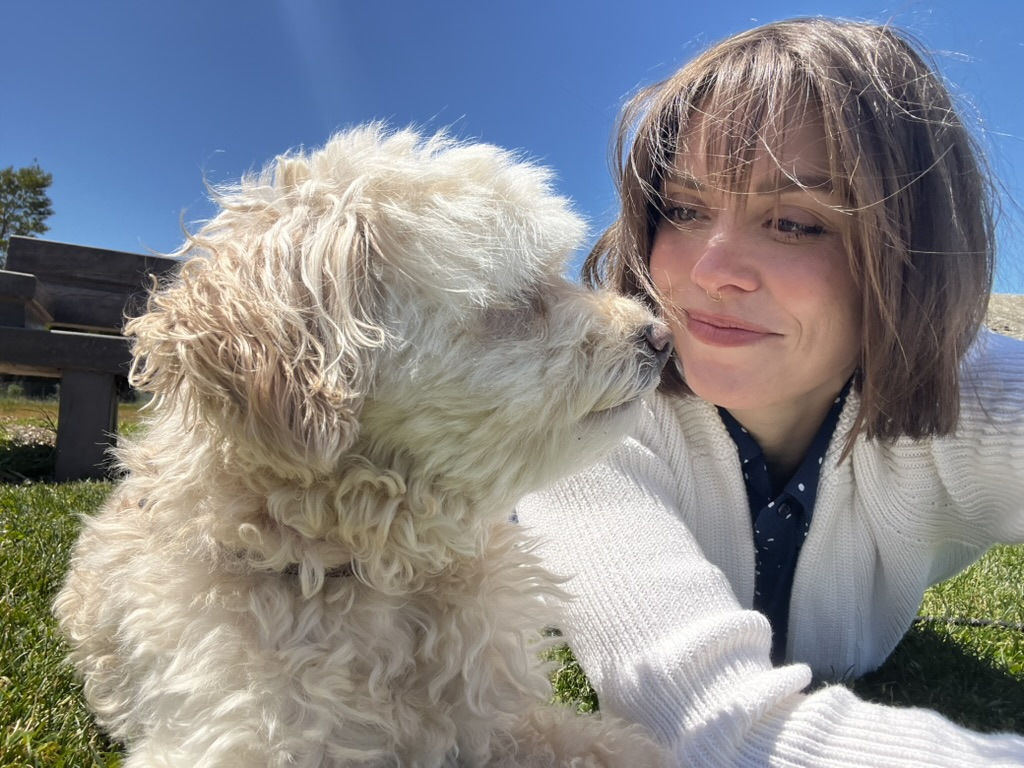
#> input picture src/assets/bree-curly-kiss.jpeg, 1024 x 768 px
$ python make_og_image.py
#> lines starting #> are read from the running program, lines starting #| are printed output that depends on the picture; after the words box and inside, x2 and y2 are one past the last pixel; in counts of white or black regions, pixels touching at a corner belong together
#!/usr/bin/env python3
"""
Open Graph / social preview card -> public/preview.jpg (1200x630).

Matches the site's hero: dark background (#1E1A15), cream + orange brand
type, the 🫳🏼🐕 mark, and the Bree-and-curly-dog photo on the right.
Referenced by index.html's og:image tag.

    python3 scripts/make_og_image.py
"""

from PIL import Image, ImageDraw, ImageFont
import os

# ── Canvas (the standard OG size) ─────────────────────────────────────────────
W, H = 1200, 630

# ── Brand colors (from src/index.css) ─────────────────────────────────────────
HERO_BG  = (30, 26, 21)     # #1E1A15
CREAM    = (244, 239, 230)  # #F4EFE6
ORANGE   = (196, 137, 42)   # #C4892A
GREEN    = (74, 124, 94)    # #4A7C5E
MUTED    = (201, 190, 169)  # warm muted cream for sublines

# ── Paths ─────────────────────────────────────────────────────────────────────
ROOT   = os.path.dirname(os.path.dirname(os.path.abspath(__file__)))
PHOTO  = os.path.join(ROOT, 'src/assets/bree-curly-kiss.jpeg')
OUT    = os.path.join(ROOT, 'public/preview.jpg')

# ── Fonts (Space Mono/IBM Plex aren't installed; SF Mono is the site's own
#    fallback, so the flyers already use it — stay consistent) ────────────────
FONT_DIRS = ['/System/Library/Fonts', '/System/Library/Fonts/Supplemental',
             os.path.expanduser('~/Library/Fonts'), '/Library/Fonts']
CANDIDATES = {
    True:  ['SpaceMono-Bold.ttf', 'IBMPlexMono-Bold.ttf', 'SFNSMono.ttf', 'Menlo.ttc'],
    False: ['SpaceMono-Regular.ttf', 'IBMPlexMono-Regular.ttf', 'SFNSMono.ttf', 'Menlo.ttc'],
}
EMOJI_FONT = '/System/Library/Fonts/Apple Color Emoji.ttc'
_EMOJI_VALID = [20, 32, 40, 48, 64, 96, 160]


def font(size, bold=False):
    for name in CANDIDATES[bold]:
        for d in FONT_DIRS:
            p = os.path.join(d, name)
            if os.path.exists(p):
                try:
                    return ImageFont.truetype(p, size)
                except Exception:
                    pass
    return ImageFont.load_default()


def efont(size):
    return ImageFont.truetype(EMOJI_FONT, min(_EMOJI_VALID, key=lambda s: abs(s - size)))


def rounded_crop(im, box_w, box_h, radius):
    """Center-crop `im` to fill box_w x box_h, then round the corners."""
    src_ratio, dst_ratio = im.width / im.height, box_w / box_h
    if src_ratio > dst_ratio:            # source is wider -> crop sides
        new_w = int(im.height * dst_ratio)
        im = im.crop(((im.width - new_w) // 2, 0, (im.width + new_w) // 2, im.height))
    else:                                 # source is taller -> crop top/bottom
        new_h = int(im.width / dst_ratio)
        im = im.crop((0, (im.height - new_h) // 2, im.width, (im.height + new_h) // 2))
    im = im.resize((box_w, box_h), Image.LANCZOS).convert('RGBA')
    mask = Image.new('L', (box_w, box_h), 0)
    ImageDraw.Draw(mask).rounded_rectangle([0, 0, box_w - 1, box_h - 1], radius, fill=255)
    im.putalpha(mask)
    return im


def draw_emoji(img, xy, text, size):
    """Paste a color-emoji string at target glyph height `size`.

    Rendered in one shot at a native bitmap size so multi-codepoint
    sequences (e.g. hand + skin-tone modifier) stay joined instead of
    splitting into a stray color-swatch tile. Returns the right edge x.
    """
    native = 96  # a size Apple Color Emoji actually ships bitmaps for
    ef = efont(native)
    canvas = Image.new('RGBA', (native * len(text) + native, native * 2), (0, 0, 0, 0))
    ImageDraw.Draw(canvas).text((0, 0), text, font=ef, embedded_color=True)
    canvas = canvas.crop(canvas.getbbox())
    scale = size / canvas.height
    canvas = canvas.resize((int(canvas.width * scale), size), Image.LANCZOS)
    img.paste(canvas, (int(xy[0]), int(xy[1])), canvas)
    return xy[0] + canvas.width


def main():
    img = Image.new('RGB', (W, H), HERO_BG)
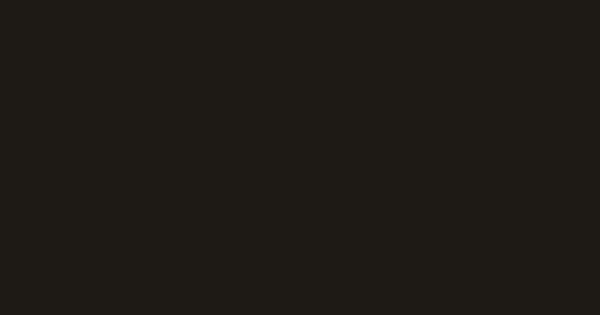
#> img: PIL image 1200x630 RGB (shown at 1/2 size); mean R, G, B 30, 26, 21
    d = ImageDraw.Draw(img)

    # ── Photo panel, right side, rounded + thin orange keyline ───────────────
    pad = 40
    pw, ph = 400, H - 2 * pad
    px0 = W - pad - pw
    photo = rounded_crop(Image.open(PHOTO), pw, ph, 24)
#> in rounded_crop, `src_ratio, dst_ratio = im.width / im.height, box_w / box_h`: src_ratio = 1.33; dst_ratio = 0.727
#> in rounded_crop, `new_w = int(im.height * dst_ratio)`: new_w = 558
#> in rounded_crop, `im = im.crop(((im.width - new_w) // 2, 0, (im.width + new_w) // 2, im...`:
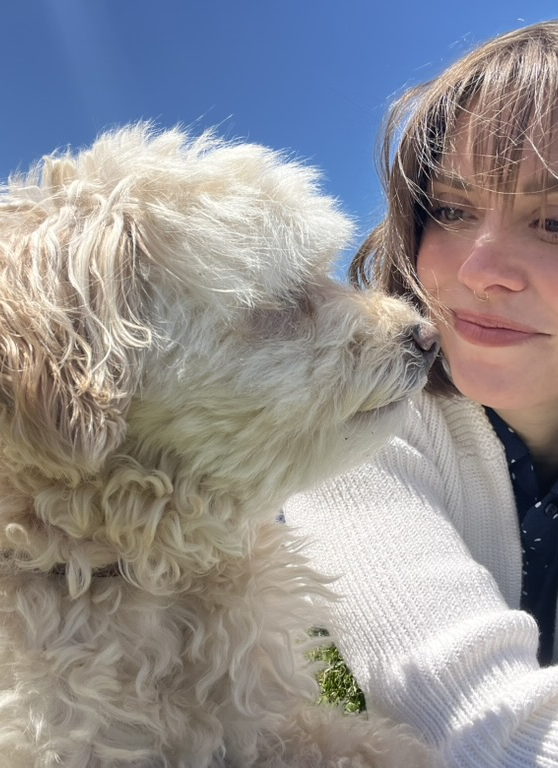
#> im: PIL image 558x768 RGB; mean R, G, B 146.4, 144, 146.4
#> in rounded_crop, `ImageDraw.Draw(mask).rounded_rectangle([0, 0, box_w - 1, box_h - 1], r..`:
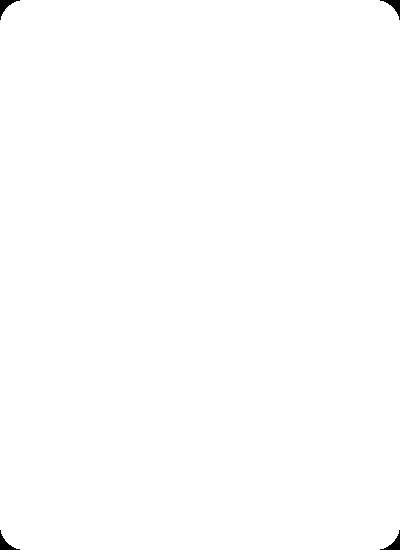
#> mask: PIL image 400x550 L; 99.8% white; 4 black regions, box (x1, y1, x2, y2) and area: (0, 0, 20, 20) 131, (380, 0, 400, 20) 131, (0, 530, 20, 550) 131, (380, 530, 400, 550) 131
    img.paste(photo, (px0, pad), photo)
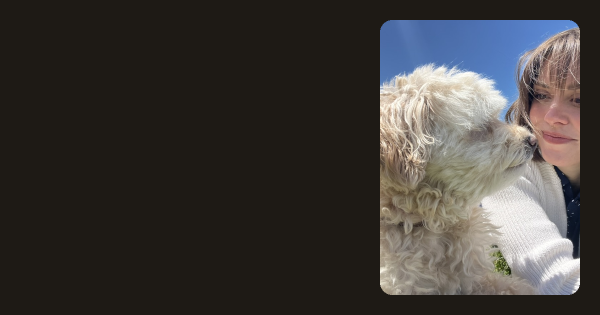
#> img: PIL image 1200x630 RGB (shown at 1/2 size); mean R, G, B 63.8, 60.2, 57.4
    d.rounded_rectangle([px0, pad, px0 + pw - 1, pad + ph - 1], 24,
                        outline=ORANGE, width=3)

    # ── Text column, left ────────────────────────────────────────────────────
    x = 64

    # Eyebrow (creds), orange, tracked
    d.text((x, 74), "L I C E N S E D   ·   I N S U R E D   ·   B O N D E D",
           font=font(19, bold=True), fill=ORANGE)

    # Headline — "Go Ahead—" cream, "Pet that Dawg." orange
    hf = font(66, bold=True)
    d.text((x, 150), "Go Ahead—", font=hf, fill=CREAM)
    d.text((x, 232), "Pet that Dawg.", font=hf, fill=ORANGE)

    # Sublines
    sf = font(25)
    d.text((x, 340), "Dog walking & pet sitting", font=sf, fill=MUTED)
    d.text((x, 378), "in West Midtown Atlanta", font=sf, fill=MUTED)

    # Green accent rule
    d.rectangle([x, 440, x + 120, 444], fill=GREEN)

    # Footer: 🫳🐕 mark + domain. (No skin-tone modifier: this macOS emoji
    # font can't join it to the palm-down hand and leaves an orphan tile.)
    end = draw_emoji(img, (x, 536), "\U0001FAF3\U0001F415", 40)
#> in draw_emoji, `ImageDraw.Draw(canvas).text((0, 0), text, font=ef, embedded_color=True)`:
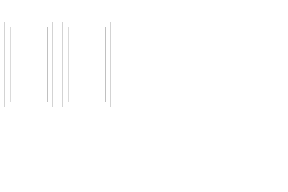
#> canvas: PIL image 288x192 RGBA; mean R, G, B, A 11.9, 11.9, 11.9, 11.9; transparent parts drawn white
#> in draw_emoji, `canvas = canvas.crop(canvas.getbbox())`:
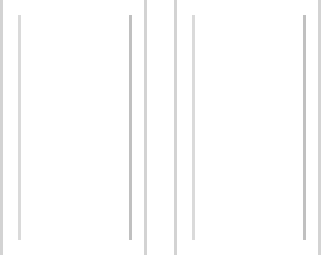
#> canvas: PIL image 107x85 RGBA (shown 3 times larger); mean R, G, B, A 72.1, 72.1, 72.1, 72.1; transparent parts drawn white
#> in draw_emoji, `img.paste(canvas, (int(xy[0]), int(xy[1])), canvas)`:
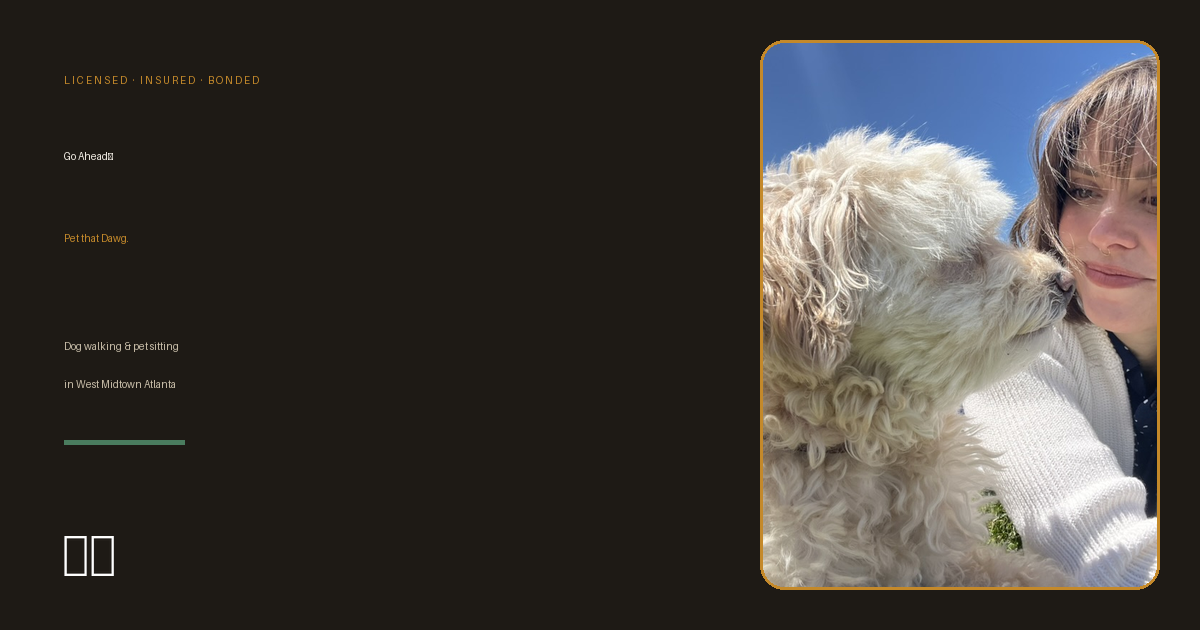
#> img: PIL image 1200x630 RGB; mean R, G, B 64.8, 60.8, 57.1
#> end = 114
    d.text((end + 16, 544), "canipetthatdawg.co",
           font=font(26, bold=True), fill=CREAM)

    img.save(OUT, 'JPEG', quality=88, optimize=True)
    print("wrote", OUT, img.size)
#| wrote public/preview.jpg (1200, 630)


if __name__ == '__main__':
    main()

$ run again, with src/assets/71876968749__3C37D585-F57D-4A47-92D1-03DDEA18F0FC.jpeg copied over src/assets/bree-curly-kiss.jpeg
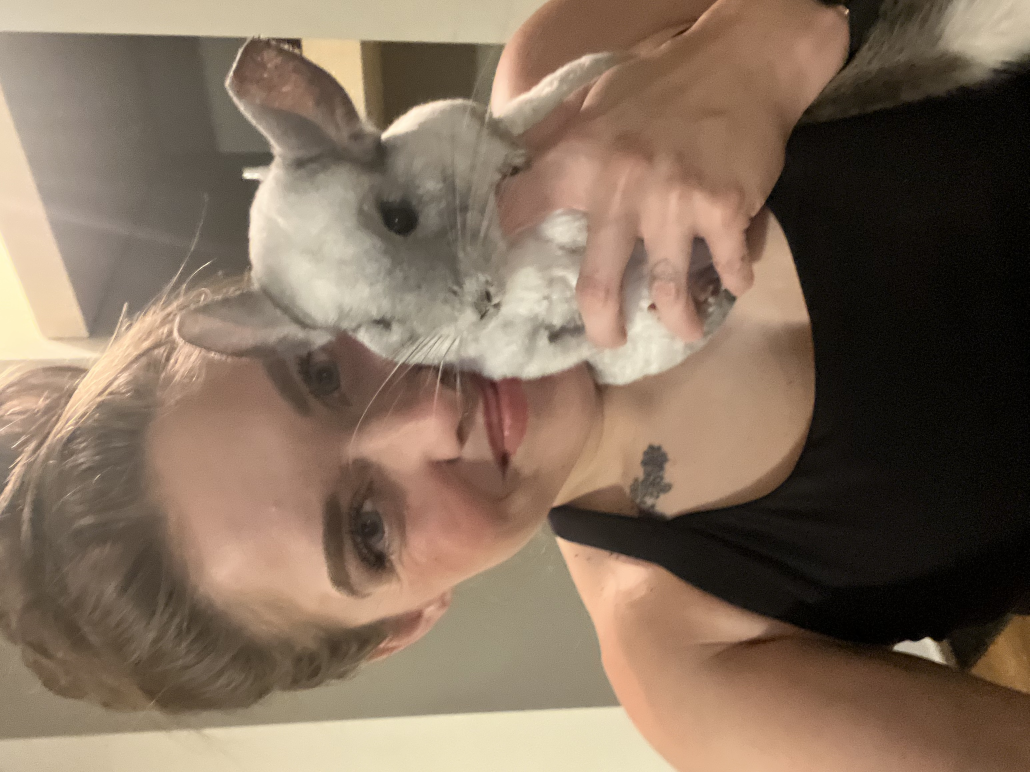
#> input picture src/assets/71876968749__3C37D585-F57D-4A47-92D1-03DDEA18F0FC.jpeg, 3088 x 2316 px (shown at 1/3 size)
#> src_ratio = 1.33; dst_ratio = 0.727
#> new_w = 1684
#> in rounded_crop, `im = im.resize((box_w, box_h), Image.LANCZOS).convert('RGBA')`:
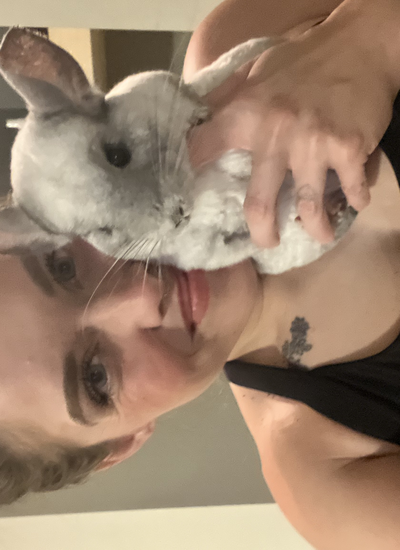
#> im: PIL image 400x550 RGBA; mean R, G, B, A 157, 131.8, 110.4, 255
#> in draw_emoji, `img.paste(canvas, (int(xy[0]), int(xy[1])), canvas)`:
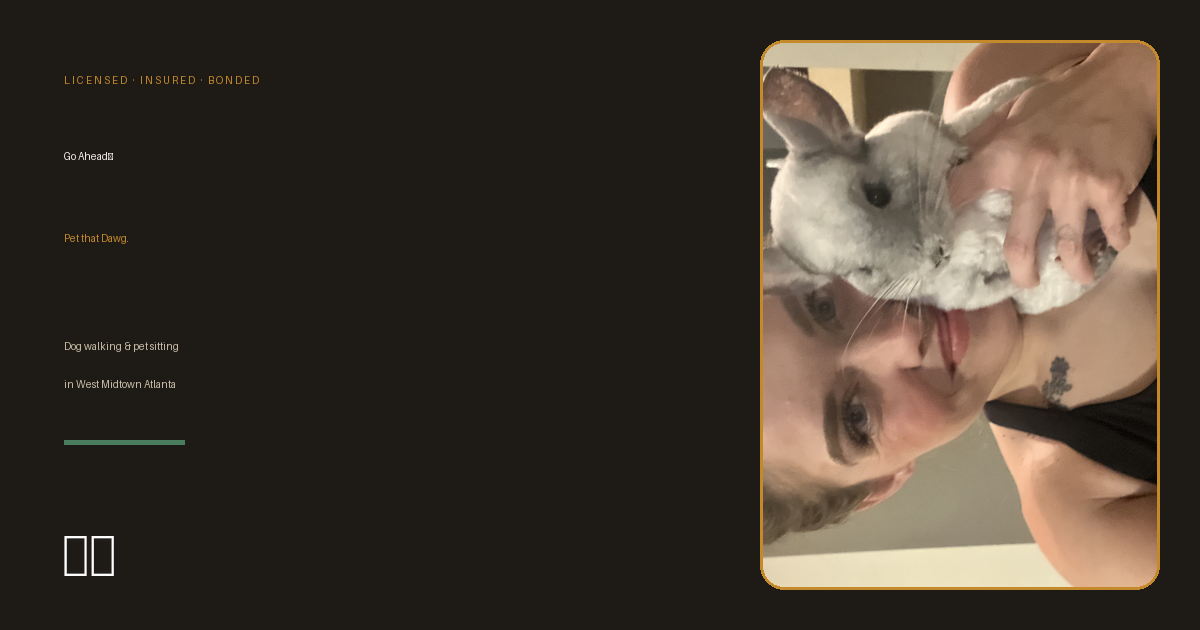
#> img: PIL image 1200x630 RGB; mean R, G, B 67.6, 57.2, 46.8
#> end = 114
#| wrote public/preview.jpg (1200, 630)
